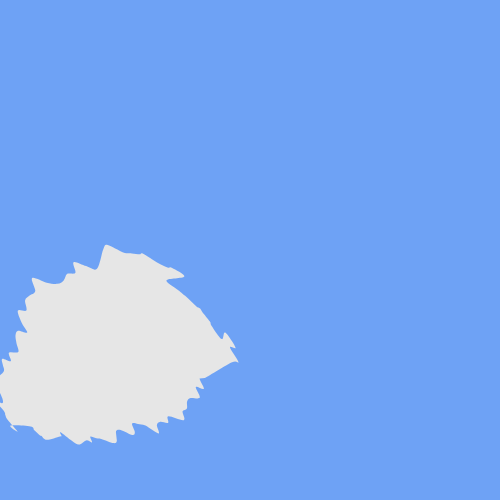
Frame 1 (no input)
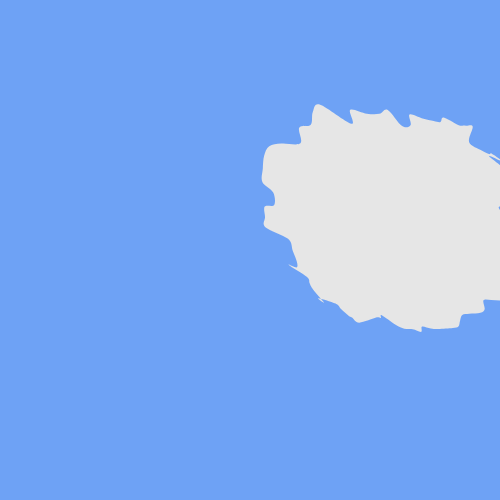
Frame 2 (the mouse pressed at the canvas centre, redrawn once)

The p5.js sketch that drew these frames (run headless with seeded random() and noise() and a simulated clock; the mouse was pressed at the canvas centre and the sketch redrawn once):

// p5.js sketch
// ── sketch.js
let centerX;
let centerY;

let radius = 100;
let numPoints = 100;

let noiseAmount = 20;

function setup() {
  createCanvas(500, 500);
    
  angleMode(DEGREES);
  noStroke();
}

function drawBlob(centerX, centerY, shapeFactor){
    var negFactor = 1;
    

    pts = [];
    greenpts = [];
    for (let i = 0; i < numPoints; i++) {
      let angle = (360 / numPoints) * i;

      if (i % 10 == 0){
          negFactor = Math.round(Math.random()) * 2 - 1;
      }
   
      if (i % 5 == 0){
          if (negFactor == 1){
              radius = radius*random(0.8, 1);
              //radius = radius + random(radius/20)
          } else {
              radius = radius*random(1, 1.2);
              //radius = radius + random(radius/20)
          }
      
      }
  
      let x = cos(angle) * shapeFactor*radius + centerX;
      let y = sin(angle) * radius + centerY;
      //rotate(PI / random(20, 100))
  
      let xnoise = (noise(frameCount * 0.02 + i) - 0.5) * noiseAmount;
      let ynoise = (noise(frameCount * 0.02 + i) - 0.5) * noiseAmount;
      newPt = [x+xnoise, y+ynoise];
      pts.push(newPt)

      greenPt = [newPt[0]*0.9, newPt[1]*0.9];
      greenpts.push(greenPt);
  
      //curveVertex(x + xnoise, y + ynoise);
    }

    push();
    beginShape();
    fill(230);
    pts.forEach(function(d){
        curveVertex(d[0], d[1])
    })
    endShape(CLOSE);
    pop();

  
}


function draw() {
  background('#6ea2f5');
  noLoop();



  
    let shapeFactor = random(0.2, 1.5);

    //feed diff noise offsets
    centerX = width * random(0, 1);
    centerY = height * random(0, 1);
    drawBlob(centerX, centerY, shapeFactor);

    // centerX = width * random(0, 1);
    // centerY = height * random(0, 1);
    // drawBlob(centerX, centerY, shapeFactor);

    // centerX = width * random(0, 1);
    // centerY = height * random(0, 1);
    // drawBlob(centerX, centerY, shapeFactor);

    // centerX = width * random(0, 1);
    // centerY = height * random(0, 1);
    // drawBlob(centerX, centerY, shapeFactor);


   




}
